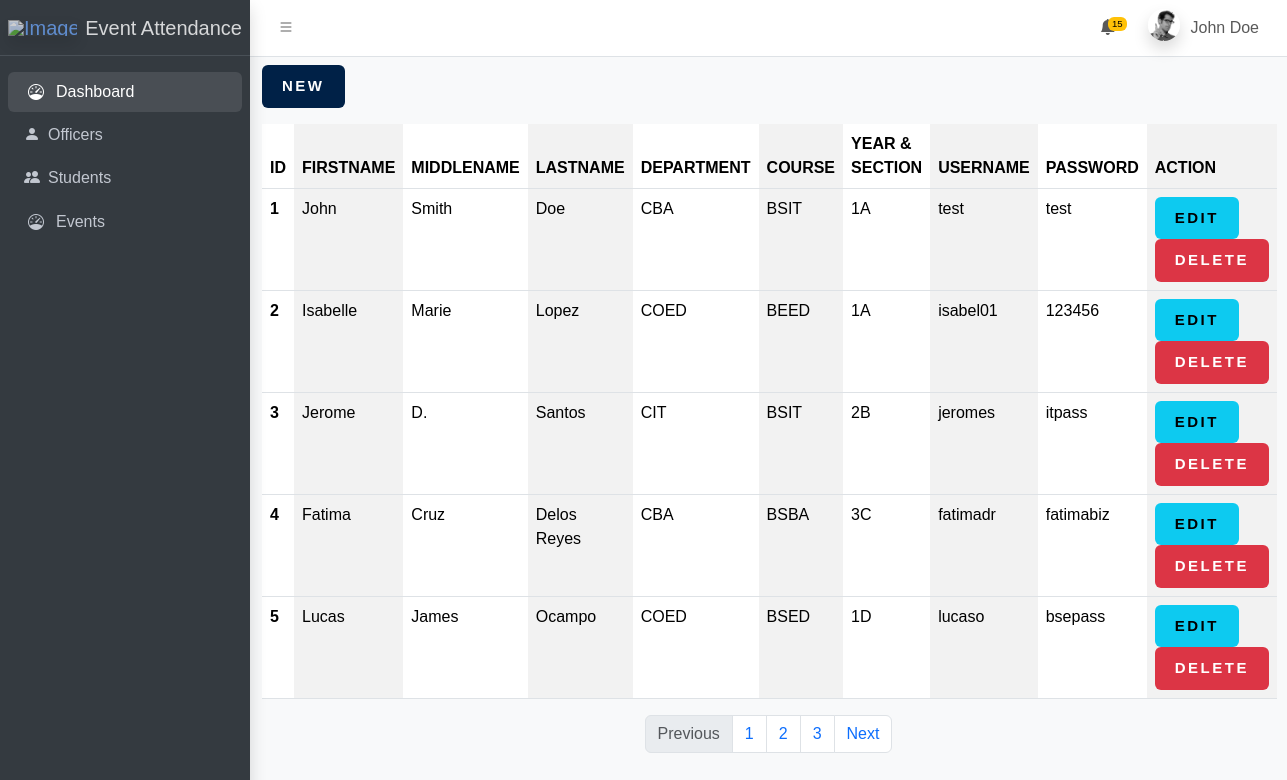
The app's page /pages/Students.php with its own data.
### tables this page shows
CREATE TABLE `student` (
  `STUDENTID` int(11) NOT NULL,
  `FIRSTNAME` varchar(150) NOT NULL,
  `MIDDLENAME` varchar(150) NOT NULL,
  `LASTNAME` varchar(150) NOT NULL,
  `DEPARTMENT` varchar(50) NOT NULL,
  `COURSE` varchar(50) NOT NULL,
  `YEARSECTION` varchar(50) NOT NULL,
  `USERNAME` varchar(50) NOT NULL,
  `PASSWORD` varchar(50) NOT NULL,
  `DATE_CREATED` datetime NOT NULL DEFAULT current_timestamp()
);

### pages/Students.php (the view, shortened to what this page needs)
<?php
include "../config/db.php";
$sql = "SELECT * FROM student LIMIT 5";
$result = mysqli_query($conn, $sql);
?>
<!doctype html>
<html lang="en">
<head>
    <link
        rel="stylesheet"
        href="https://cdn.jsdelivr.net/npm/@fontsource/source-sans-3@5.0.12/index.css"
 />
    <link
        rel="stylesheet"
        href="https://cdn.jsdelivr.net/npm/overlayscrollbars@2.10.1/styles/overlayscrollbars.min.css"
 />
    <link
        rel="stylesheet"
        href="https://cdn.jsdelivr.net/npm/bootstrap-icons@1.11.3/font/bootstrap-icons.min.css"
 />
    <link rel="stylesheet" href="../assets/css/adminlte.css" />
    <link
        rel="stylesheet"
        href="https://cdn.jsdelivr.net/npm/apexcharts@3.37.1/dist/apexcharts.css"
 />
    <link
        rel="stylesheet"
        href="https://cdn.jsdelivr.net/npm/jsvectormap@1.5.3/dist/css/jsvectormap.min.css"
 />
    <link rel="stylesheet" href="../assets/css/calendar.css" />
    <link href="https://cdn.jsdelivr.net/npm/fullcalendar@6.1.8/main.min.css" rel="stylesheet">
</head>
<body class="layout-fixed sidebar-expand-lg bg-body-tertiary">
    <div class="app-wrapper">
        <?php include "../includes/Navbar.php" ?>
        <?php include "../includes/Sidebar.php" ?>
        <div class="container-fluid">
            <div class="d-flex justify-content-start align-items-center mb-3 mt-2">
                <button type="button" class="btn btn-primary" data-bs-toggle="modal" data-bs-target="#exampleModal">
                    New
                </button>
            </div>
            <table class="table table-hover table-striped-columns">
                <thead>
                    <tr>
                        <th scope="col">ID</th>
                        <th scope="col">FIRSTNAME</th>
                        <th scope="col">MIDDLENAME</th>
                        <th scope="col">LASTNAME</th>
                        <th scope="col">DEPARTMENT</th>
                        <th scope="col">COURSE</th>
                        <th scope="col">YEAR & SECTION</th>
                        <th scope="col">USERNAME</th>
                        <th scope="col">PASSWORD</th>
                        <th scope="col">ACTION</th>
                    </tr>
                </thead>
                <tbody>
                    <?php
                    if (mysqli_num_rows($result) > 0) {
                        while ($row = $result->fetch_assoc()) {
                            echo "<tr>";
                            echo "<th scope='row'>" . $row["STUDENTID"] . "</th>";
                            echo "<td>" . $row["FIRSTNAME"] . "</td>";
                            echo "<td>" . $row["MIDDLENAME"] . "</td>";
                            echo "<td>" . $row["LASTNAME"] . "</td>";
                            echo "<td>" . $row["DEPARTMENT"] . "</td>";
                            echo "<td>" . $row["COURSE"] . "</td>";
                            echo "<td>" . $row["YEARSECTION"] . "</td>";
                            echo "<td>" . $row["USERNAME"] . "</td>";
                            echo "<td>" . $row["PASSWORD"] . "</td>";
                            echo '<td>
                            <button type="button" class="btn btn-info">Edit</button>
                            <button type="button" class="btn btn-danger">Delete</button>
                            </td>';
                            echo "</tr>";
                        }
                    } else {
                        echo "No data found";
                    }
                    ?>
                </tbody>
            </table>
            <nav aria-label="Page navigation example">
                <ul class="pagination justify-content-center">
                    <li class="page-item disabled">
                        <a class="page-link">Previous</a>
                    </li>
                    <li class="page-item"><a class="page-link" href="#">1</a></li>
                    <li class="page-item"><a class="page-link" href="#">2</a></li>
                    <li class="page-item"><a class="page-link" href="#">3</a></li>
                    <li class="page-item">
                        <a class="page-link" href="#">Next</a>
                    </li>
                </ul>
            </nav>
        </div>
    </div>
</body>
</html>

### includes/Navbar.php (shortened to what this page needs)
<!DOCTYPE html>
<html lang="en">
<head>
    <link
        rel="stylesheet"
        href="https://cdn.jsdelivr.net/npm/@fontsource/source-sans-3@5.0.12/index.css"
 />
    <link
        rel="stylesheet"
        href="https://cdn.jsdelivr.net/npm/overlayscrollbars@2.10.1/styles/overlayscrollbars.min.css"
 />
    <link
        rel="stylesheet"
        href="https://cdn.jsdelivr.net/npm/bootstrap-icons@1.11.3/font/bootstrap-icons.min.css"
 />
    <link rel="stylesheet" href="../assets/css/adminlte.css" />
    <link
        rel="stylesheet"
        href="https://cdn.jsdelivr.net/npm/apexcharts@3.37.1/dist/apexcharts.css"
 />
    <link
        rel="stylesheet"
        href="https://cdn.jsdelivr.net/npm/jsvectormap@1.5.3/dist/css/jsvectormap.min.css"
 />
    <link rel="stylesheet" href="./assets/css/calendar.css" />
    <link href="https://cdn.jsdelivr.net/npm/fullcalendar@6.1.8/main.min.css" rel="stylesheet">
</head>
<body>
    <nav class="app-header navbar navbar-expand bg-body">
        <div class="container-fluid">
            <ul class="navbar-nav">
                <li class="nav-item">
                    <a class="nav-link" data-lte-toggle="sidebar" href="#" role="button">
                        <i class="bi bi-list"></i>
                    </a>
                </li>
            </ul>
            <ul class="navbar-nav ms-auto">
                <li class="nav-item">
                    <a class="nav-link" data-widget="navbar-search" href="#" role="button">
                    </a>
                </li>
                <li class="nav-item dropdown">
                    <a class="nav-link" data-bs-toggle="dropdown" href="#">
                        <span class="navbar-badge badge text-bg-warning">15</span>
                    </a>
                </li>
                <li class="nav-item dropdown user-menu">
                    <a href="#" class="nav-link dropdown-toggle" data-bs-toggle="dropdown">
                        <img
                            src="../../dist/assets/img/user2-160x160.jpg"
                            class="user-image rounded-circle shadow"
                            alt="User Image" />
                        <span class="d-none d-md-inline">John Doe</span>
                    </a>
                </li>
            </ul>
        </div>
    </nav>
</body>
</html>

### includes/Sidebar.php (shortened to what this page needs)
<!DOCTYPE html>
<html lang="en">
<head>
    <link
        rel="stylesheet"
        href="https://cdn.jsdelivr.net/npm/@fontsource/source-sans-3@5.0.12/index.css"
 />
    <link
        rel="stylesheet"
        href="https://cdn.jsdelivr.net/npm/overlayscrollbars@2.10.1/styles/overlayscrollbars.min.css"
 />
    <link
        rel="stylesheet"
        href="https://cdn.jsdelivr.net/npm/bootstrap-icons@1.11.3/font/bootstrap-icons.min.css"
 />
    <link rel="stylesheet" href="../assets/css/adminlte.css" />
    <link
        rel="stylesheet"
        href="https://cdn.jsdelivr.net/npm/apexcharts@3.37.1/dist/apexcharts.css"
 />
    <link
        rel="stylesheet"
        href="https://cdn.jsdelivr.net/npm/jsvectormap@1.5.3/dist/css/jsvectormap.min.css"
 />
    <link rel="stylesheet" href="./assets/css/calendar.css" />
    <link href="https://cdn.jsdelivr.net/npm/fullcalendar@6.1.8/main.min.css" rel="stylesheet">
</head>
<body>
    <aside class="app-sidebar bg-body-secondary shadow" data-bs-theme="dark">
        <div class="sidebar-brand">
            <a href="#" class="brand-link">
                <img
                    src=""
                    alt="Image"
                    class="brand-image opacity-75 shadow" />
                <span class="brand-text fw-light">Event Attendance</span>
            </a>
        </div>
        <div class="sidebar-wrapper">
            <nav class="mt-2">
                <ul
                    class="nav sidebar-menu flex-column"
                    data-lte-toggle="treeview"
                    role="menu"
                    data-accordion="false">
                    <li class="nav-item">
                        <a href="../../ssao-attendance/index.php" class="nav-link active">
                            <i class="nav-icon bi bi-speedometer"></i>
                            <p>Dashboard</p>
                        </a>
                    </li>
                    <li class="nav-item">
                        <a href="#" class="nav-link">
                            <i class="bi bi-person-fill"></i>
                            <p>Officers</p>
                        </a>
                    </li>
                    <li class="nav-item">
                        <a href="../../ssao-attendance/pages/Students.php" class="nav-link">
                            <i class="bi bi-people-fill"></i>
                            <p>Students</p>
                        </a>
                    </li>
                    <li class="nav-item">
                        <a href="#" class="nav-link">
                            <i class="nav-icon bi bi-speedometer"></i>
                            <p>Events</p>
                        </a>
                    </li>
                </ul>
            </nav>
        </div>
    </aside>
</body>
</html>

### assets/css/calendar.css (style rules this page uses)
body { font-family: 'Nunito', sans-serif; background: #f3f5f9; }
.btn { font-size: 15px !important; text-transform: uppercase; font-weight: 700; letter-spacing: 2.5px; font-family: 'Nunito', sans-serif; box-shadow: none !important; border: 0; padding: 10px 20px !important; }
.btn.btn-primary { background: #002147; color: #ffffff; }

### records on screen
student: STUDENTID "1", FIRSTNAME "John", MIDDLENAME "Smith", LASTNAME "Doe", DEPARTMENT "CBA", COURSE "BSIT", YEARSECTION "1A", USERNAME "test", PASSWORD "test"
student: STUDENTID "2", FIRSTNAME "Isabelle", MIDDLENAME "Marie", LASTNAME "Lopez", DEPARTMENT "COED", COURSE "BEED", YEARSECTION "1A", USERNAME "isabel01", PASSWORD "123456"
student: STUDENTID "3", FIRSTNAME "Jerome", MIDDLENAME "D.", LASTNAME "Santos", DEPARTMENT "CIT", COURSE "BSIT", YEARSECTION "2B", USERNAME "jeromes", PASSWORD "itpass"
student: STUDENTID "4", FIRSTNAME "Fatima", MIDDLENAME "Cruz", LASTNAME "Delos Reyes", DEPARTMENT "CBA", COURSE "BSBA", YEARSECTION "3C", USERNAME "fatimadr", PASSWORD "fatimabiz"
student: STUDENTID "5", FIRSTNAME "Lucas", MIDDLENAME "James", LASTNAME "Ocampo", DEPARTMENT "COED", COURSE "BSED", YEARSECTION "1D", USERNAME "lucaso", PASSWORD "bsepass"
